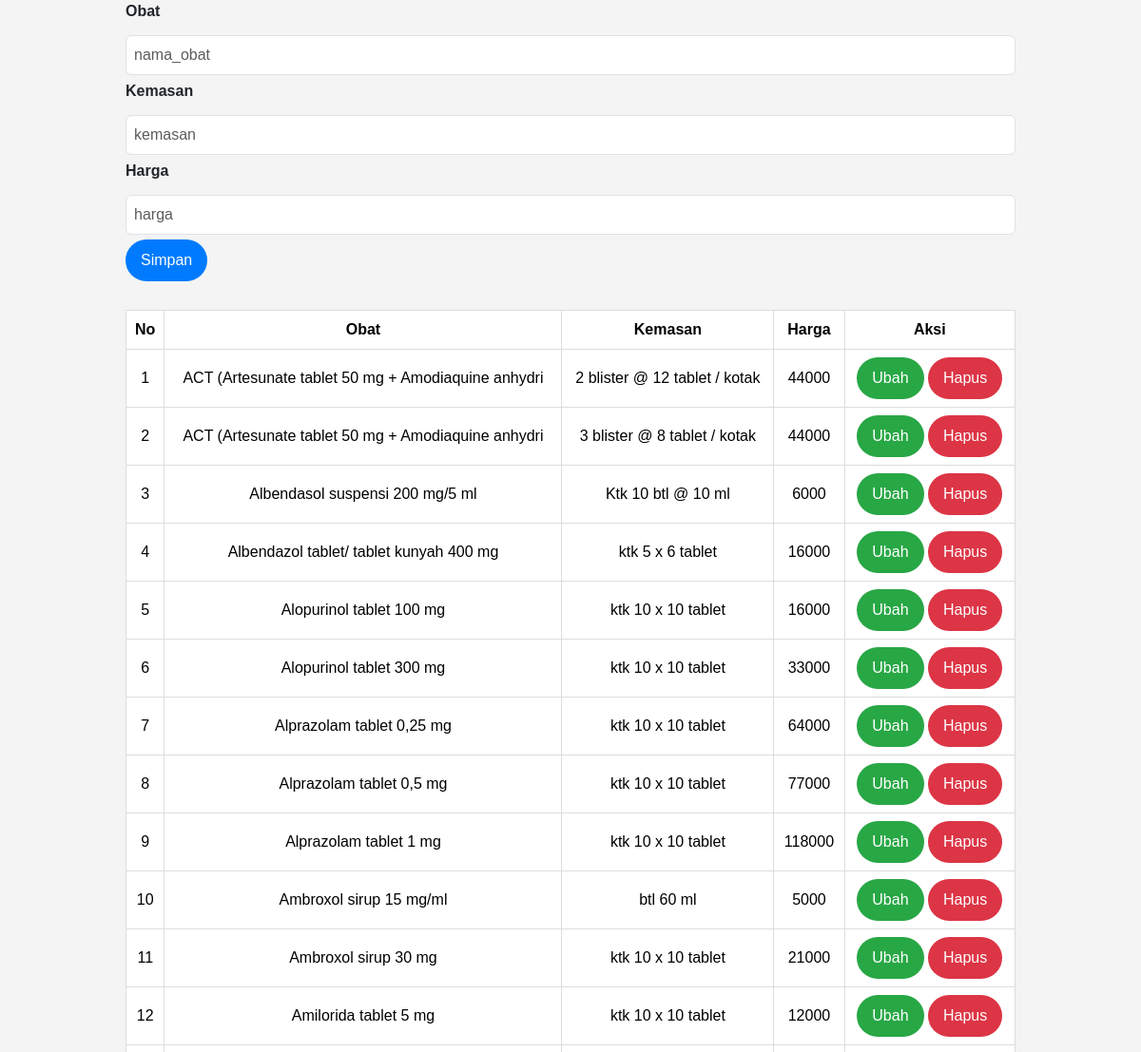
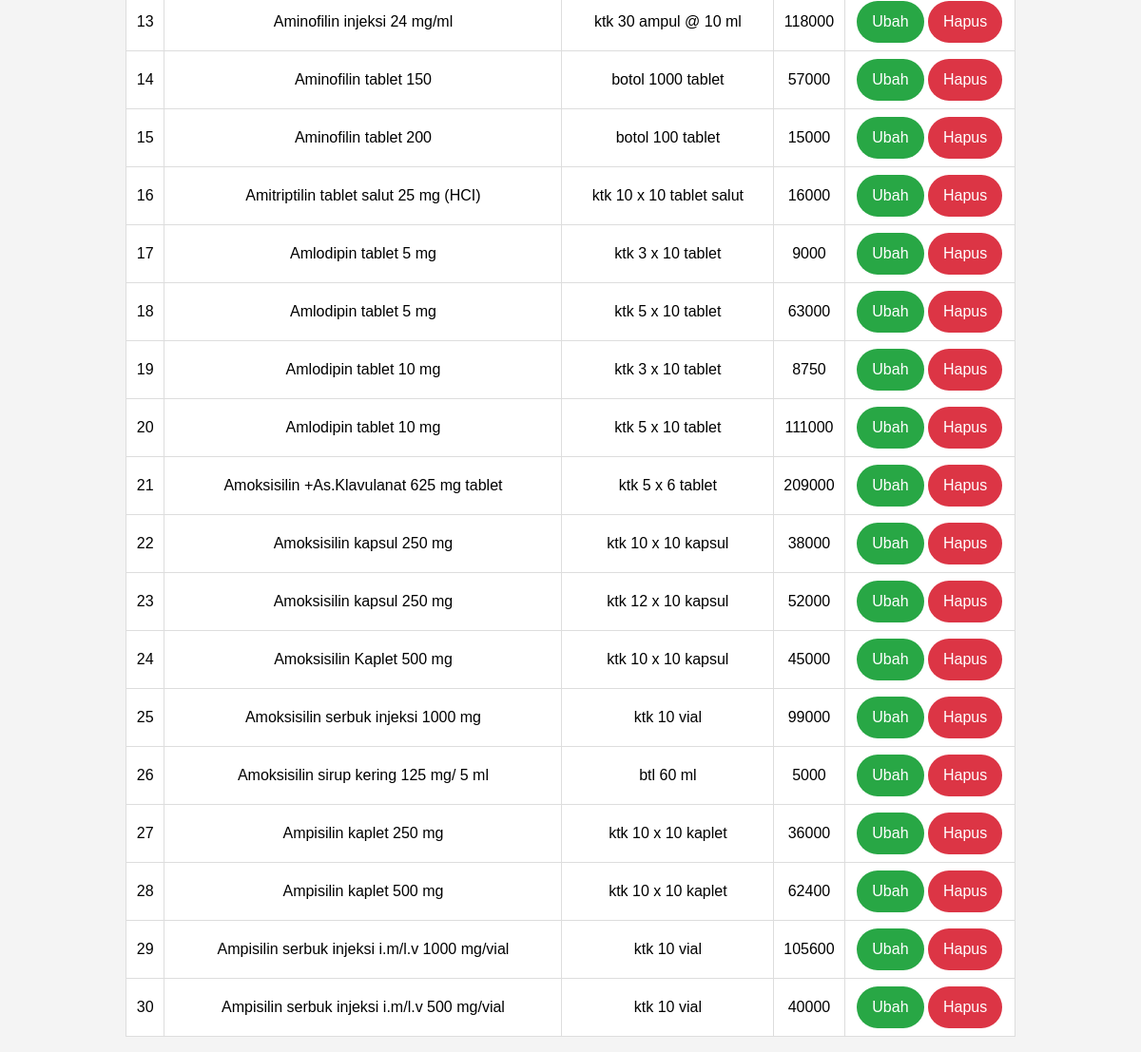
The app's page /obat.php (signed in) with its own data (2 pictures, top to bottom).
### tables this page shows
CREATE TABLE `obat` (
  `id` int(11) UNSIGNED NOT NULL,
  `nama_obat` varbinary(50) NOT NULL,
  `kemasan` varchar(35) NOT NULL,
  `harga` int(100) NOT NULL
);

### obat.php (the view, shortened to what this page needs)
<?php
include_once("koneksi.php");
?>
<!DOCTYPE html>
<html lang="en">
<head>
<link href="https://cdn.jsdelivr.net/npm/bootstrap@5.3.2/dist/css/bootstrap.min.css" rel="stylesheet">
<link rel="stylesheet" type="text/css" href="style.css">
</head>
<body>
    <div class="container">
        <form class="form row" method="POST" action="" name="myForm" onsubmit="return(validate());">
            <?php
            $nama_obat = '';
            $kemasan = '';
            $harga = '';
            ?>
            <div class="form-group">
                <label for="inputobat" class="form-label fw-bold">
                    Obat
                </label>
                <input type="text" class="form-control" name="nama_obat" id="inputobat" placeholder="nama_obat" value="<?php echo $nama_obat ?>">
            </div>
            <div class="form-group">
                <label for="inputkemasan" class="form-label fw-bold">
                    Kemasan
                </label>
                <input type="text" class="form-control" name="kemasan" id="inputkemasan" placeholder="kemasan" value="<?php echo $kemasan ?>">
            </div>
            <div class="form-group">
                <label for="inputharga" class="form-label fw-bold">
                    Harga
                </label>
                <input type="text" class="form-control" name="harga" id="inputharga" placeholder="harga" value="<?php echo $harga ?>">
            </div>
            <div class="form-group">
                <button type="submit" class="btn btn-primary rounded-pill px-3" name="simpan">Simpan</button>
            </div>
        </form>
    <table class="table table-hover mx-auto text-center">
        <thead>
            <tr>
                <th scope="col" style="text-align: center; vertical-align: middle;">No</th>
                <th scope="col" style="text-align: center; vertical-align: middle;">Obat</th>
                <th scope="col" style="text-align: center; vertical-align: middle;">Kemasan</th>
                <th scope="col" style="text-align: center; vertical-align: middle;">Harga</th>
                <th scope="col" style="text-align: center; vertical-align: middle;">Aksi</th>
            </tr>
        </thead>
        <tbody>
            <?php
            $result = mysqli_query($mysqli, "SELECT * FROM obat");
            $no = 1;
            while ($data = mysqli_fetch_array($result)) {
            ?>
                <tr>
                    <td class="text-center align-middle"><?php echo $no++ ?></td>
                    <td class="text-center align-middle"><?php echo $data['nama_obat'] ?></td>
                    <td class="text-center align-middle"><?php echo $data['kemasan'] ?></td>
                    <td class="text-center align-middle"><?php echo $data['harga'] ?></td>
                    <td class="text-center align-middle">
                        <a class="btn btn-success rounded-pill px-3" href="index.php?page=obat&id=<?php echo $data['id'] ?>">Ubah</a>
                        <a class="btn btn-danger rounded-pill px-3" href="index.php?page=obat&id=<?php echo $data['id'] ?>&aksi=hapus">Hapus</a>
                    </td>
                </tr>
            <?php
            }
            ?>
        </tbody>
    </table>
</body>
</html>

### style.css (style rules this page uses)
body { font-family: Arial, sans-serif; background-color: #f4f4f4; margin: 0; padding: 0; }
.container { width: 80%; margin: 0 auto; }
form { margin-bottom: 30px; }
input[type="text"] { width: 100%; padding: 8px; margin: 5px 0; box-sizing: border-box; }
.btn { padding: 10px 20px; border: none; cursor: pointer; }
.btn-primary { background-color: #007bff; color: white; }
.btn-success { background-color: #28a745; color: white; }
.btn-danger { background-color: #dc3545; color: white; }
.table { width: 100%; border-collapse: collapse; margin-top: 20px; }
th, td { border: 1px solid #ddd; padding: 8px; text-align: left; }
th { background-color: #007bff; color: white; }
tr:nth-child(even) { background-color: #f2f2f2; }

### records on screen
obat: nama_obat "ACT (Artesunate tablet 50 mg + Amodiaquine anhydri", kemasan "2 blister @ 12 tablet / kotak", harga "44000"
obat: nama_obat "ACT (Artesunate tablet 50 mg + Amodiaquine anhydri", kemasan "3 blister @ 8 tablet / kotak", harga "44000"
obat: nama_obat "Albendasol suspensi 200 mg/5 ml", kemasan "Ktk 10 btl @ 10 ml", harga "6000"
obat: nama_obat "Albendazol tablet/ tablet kunyah 400 mg", kemasan "ktk 5 x 6 tablet", harga "16000"
obat: nama_obat "Alopurinol tablet 100 mg", kemasan "ktk 10 x 10 tablet", harga "16000"
obat: nama_obat "Alopurinol tablet 300 mg", kemasan "ktk 10 x 10 tablet", harga "33000"
obat: nama_obat "Alprazolam tablet 0,25 mg", kemasan "ktk 10 x 10 tablet", harga "64000"
obat: nama_obat "Alprazolam tablet 0,5 mg", kemasan "ktk 10 x 10 tablet", harga "77000"
obat: nama_obat "Alprazolam tablet 1 mg", kemasan "ktk 10 x 10 tablet", harga "118000"
obat: nama_obat "Ambroxol sirup 15 mg/ml", kemasan "btl 60 ml", harga "5000"
obat: nama_obat "Ambroxol sirup 30 mg", kemasan "ktk 10 x 10 tablet", harga "21000"
obat: nama_obat "Amilorida tablet 5 mg", kemasan "ktk 10 x 10 tablet", harga "12000"
obat: nama_obat "Aminofilin injeksi 24 mg/ml", kemasan "ktk 30 ampul @ 10 ml", harga "118000"
obat: nama_obat "Aminofilin tablet 150", kemasan "botol 1000 tablet", harga "57000"
obat: nama_obat "Aminofilin tablet 200", kemasan "botol 100 tablet", harga "15000"
obat: nama_obat "Amitriptilin tablet salut 25 mg (HCI)", kemasan "ktk 10 x 10 tablet salut", harga "16000"
obat: nama_obat "Amlodipin tablet 5 mg", kemasan "ktk 3 x 10 tablet", harga "9000"
obat: nama_obat "Amlodipin tablet 5 mg", kemasan "ktk 5 x 10 tablet", harga "63000"
obat: nama_obat "Amlodipin tablet 10 mg", kemasan "ktk 3 x 10 tablet", harga "8750"
obat: nama_obat "Amlodipin tablet 10 mg", kemasan "ktk 5 x 10 tablet", harga "111000"
obat: nama_obat "Amoksisilin +As.Klavulanat 625 mg tablet", kemasan "ktk 5 x 6 tablet", harga "209000"
obat: nama_obat "Amoksisilin kapsul 250 mg", kemasan "ktk 10 x 10 kapsul", harga "38000"
obat: nama_obat "Amoksisilin kapsul 250 mg", kemasan "ktk 12 x 10 kapsul", harga "52000"
obat: nama_obat "Amoksisilin Kaplet 500 mg", kemasan "ktk 10 x 10 kapsul", harga "45000"
obat: nama_obat "Amoksisilin serbuk injeksi 1000 mg", kemasan "ktk 10 vial", harga "99000"
obat: nama_obat "Amoksisilin sirup kering 125 mg/ 5 ml", kemasan "btl 60 ml", harga "5000"
obat: nama_obat "Ampisilin kaplet 250 mg", kemasan "ktk 10 x 10 kaplet", harga "36000"
obat: nama_obat "Ampisilin kaplet 500 mg", kemasan "ktk 10 x 10 kaplet", harga "62400"
obat: nama_obat "Ampisilin serbuk injeksi i.m/l.v 1000 mg/vial", kemasan "ktk 10 vial", harga "105600"
obat: nama_obat "Ampisilin serbuk injeksi i.m/l.v 500 mg/vial", kemasan "ktk 10 vial", harga "40000"
